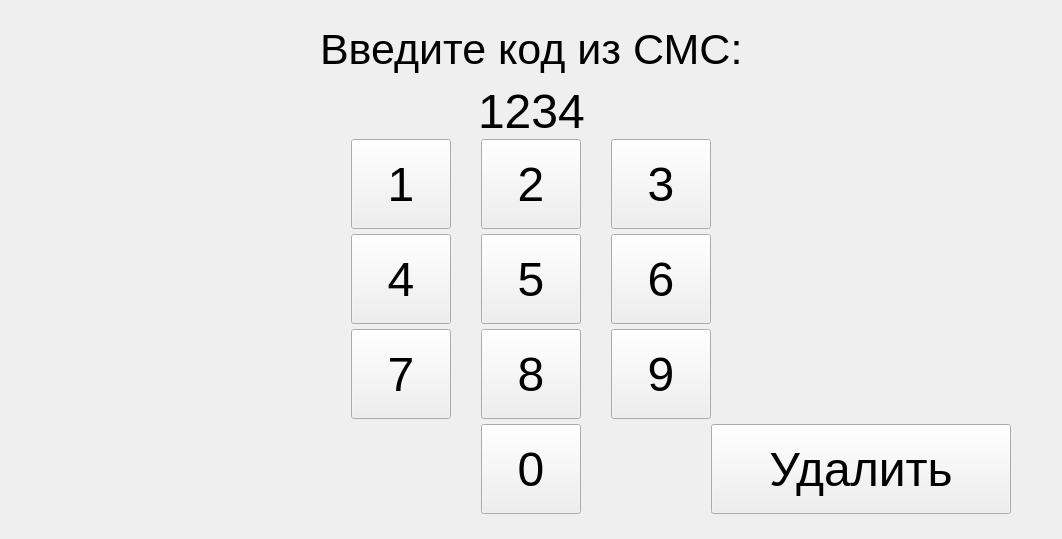
      <widget class="QWidget" name="pageCodeInput">
       <layout class="QVBoxLayout" name="verticalLayout_5">
        <property name="spacing">
         <number>0</number>
        </property>
        <property name="topMargin">
         <number>5</number>
        </property>
        <property name="bottomMargin">
         <number>5</number>
        </property>
        <item>
         <spacer name="verticalSpacer_6">
          <property name="orientation">
           <enum>Qt::Vertical</enum>
          </property>
          <property name="sizeHint" stdset="0">
           <size>
            <width>20</width>
            <height>20</height>
           </size>
          </property>
         </spacer>
        </item>
        <item>
         <layout class="QHBoxLayout" name="horizontalLayout_11">
          <property name="spacing">
           <number>0</number>
          </property>
          <item>
           <spacer name="horizontalSpacer_18">
            <property name="orientation">
             <enum>Qt::Horizontal</enum>
            </property>
            <property name="sizeHint" stdset="0">
             <size>
              <width>40</width>
              <height>20</height>
             </size>
            </property>
           </spacer>
          </item>
          <item>
           <widget class="QLabel" name="pageCodeInput_header">
            <property name="font">
             <font>
              <family>Segoe UI</family>
              <pointsize>32</pointsize>
             </font>
            </property>
            <property name="text">
             <string>Введите код из СМС:</string>
            </property>
           </widget>
          </item>
          <item>
           <spacer name="horizontalSpacer_19">
            <property name="orientation">
             <enum>Qt::Horizontal</enum>
            </property>
            <property name="sizeHint" stdset="0">
             <size>
              <width>40</width>
              <height>20</height>
             </size>
            </property>
           </spacer>
          </item>
         </layout>
        </item>
        <item>
         <spacer name="verticalSpacer_7">
          <property name="orientation">
           <enum>Qt::Vertical</enum>
          </property>
          <property name="sizeType">
           <enum>QSizePolicy::Maximum</enum>
          </property>
          <property name="sizeHint" stdset="0">
           <size>
            <width>20</width>
            <height>10</height>
           </size>
          </property>
         </spacer>
        </item>
        <item>
         <layout class="QHBoxLayout" name="horizontalLayout_12">
          <property name="bottomMargin">
           <number>0</number>
          </property>
          <item>
           <spacer name="horizontalSpacer_20">
            <property name="orientation">
             <enum>Qt::Horizontal</enum>
            </property>
            <property name="sizeHint" stdset="0">
             <size>
              <width>40</width>
              <height>20</height>
             </size>
            </property>
           </spacer>
          </item>
          <item>
           <widget class="QLabel" name="pageCodeInput_code">
            <property name="font">
             <font>
              <family>Segoe UI</family>
              <pointsize>36</pointsize>
             </font>
            </property>
            <property name="text">
             <string>1234</string>
            </property>
           </widget>
          </item>
          <item>
           <spacer name="horizontalSpacer_21">
            <property name="orientation">
             <enum>Qt::Horizontal</enum>
            </property>
            <property name="sizeHint" stdset="0">
             <size>
              <width>40</width>
              <height>20</height>
             </size>
            </property>
           </spacer>
          </item>
         </layout>
        </item>
        <item>
         <layout class="QHBoxLayout" name="horizontalLayout_13">
          <property name="spacing">
           <number>30</number>
          </property>
          <property name="bottomMargin">
           <number>5</number>
          </property>
          <item>
           <spacer name="horizontalSpacer_22">
            <property name="orientation">
             <enum>Qt::Horizontal</enum>
            </property>
            <property name="sizeHint" stdset="0">
             <size>
              <width>40</width>
              <height>20</height>
             </size>
            </property>
           </spacer>
          </item>
          <item>
           <widget class="QPushButton" name="btn_pin_1">
            <property name="sizePolicy">
             <sizepolicy hsizetype="Fixed" vsizetype="Fixed">
              <horstretch>0</horstretch>
              <verstretch>0</verstretch>
             </sizepolicy>
            </property>
            <property name="minimumSize">
             <size>
              <width>100</width>
              <height>90</height>
             </size>
            </property>
            <property name="maximumSize">
             <size>
              <width>100</width>
              <height>90</height>
             </size>
            </property>
            <property name="font">
             <font>
              <family>Segoe UI</family>
              <pointsize>36</pointsize>
             </font>
            </property>
            <property name="text">
             <string>1</string>
            </property>
           </widget>
          </item>
          <item>
           <widget class="QPushButton" name="btn_pin_2">
            <property name="sizePolicy">
             <sizepolicy hsizetype="Fixed" vsizetype="Fixed">
              <horstretch>0</horstretch>
              <verstretch>0</verstretch>
             </sizepolicy>
            </property>
            <property name="minimumSize">
             <size>
              <width>100</width>
              <height>90</height>
             </size>
            </property>
            <property name="maximumSize">
             <size>
              <width>100</width>
              <height>90</height>
             </size>
            </property>
            <property name="font">
             <font>
              <family>Segoe UI</family>
              <pointsize>36</pointsize>
             </font>
            </property>
            <property name="text">
             <string>2</string>
            </property>
           </widget>
          </item>
          <item>
           <widget class="QPushButton" name="btn_pin_3">
            <property name="sizePolicy">
             <sizepolicy hsizetype="Fixed" vsizetype="Fixed">
              <horstretch>0</horstretch>
              <verstretch>0</verstretch>
             </sizepolicy>
            </property>
            <property name="minimumSize">
             <size>
              <width>100</width>
              <height>90</height>
             </size>
            </property>
            <property name="maximumSize">
             <size>
              <width>100</width>
              <height>90</height>
             </size>
            </property>
            <property name="font">
             <font>
              <family>Segoe UI</family>
              <pointsize>36</pointsize>
             </font>
            </property>
            <property name="text">
             <string>3</string>
            </property>
           </widget>
          </item>
          <item>
           <spacer name="horizontalSpacer_23">
            <property name="orientation">
             <enum>Qt::Horizontal</enum>
            </property>
            <property name="sizeHint" stdset="0">
             <size>
              <width>40</width>
              <height>20</height>
             </size>
            </property>
           </spacer>
          </item>
         </layout>
        </item>
        <item>
         <layout class="QHBoxLayout" name="horizontalLayout_14">
          <property name="spacing">
           <number>30</number>
          </property>
          <property name="bottomMargin">
           <number>5</number>
          </property>
          <item>
           <spacer name="horizontalSpacer_24">
            <property name="orientation">
             <enum>Qt::Horizontal</enum>
            </property>
            <property name="sizeHint" stdset="0">
             <size>
              <width>40</width>
              <height>20</height>
             </size>
            </property>
           </spacer>
          </item>
          <item>
           <widget class="QPushButton" name="btn_pin_4">
            <property name="sizePolicy">
             <sizepolicy hsizetype="Fixed" vsizetype="Fixed">
              <horstretch>0</horstretch>
              <verstretch>0</verstretch>
             </sizepolicy>
            </property>
            <property name="minimumSize">
             <size>
              <width>100</width>
              <height>90</height>
             </size>
            </property>
            <property name="maximumSize">
             <size>
              <width>100</width>
              <height>90</height>
             </size>
            </property>
            <property name="font">
             <font>
              <family>Segoe UI</family>
              <pointsize>36</pointsize>
             </font>
            </property>
            <property name="text">
             <string>4</string>
            </property>
           </widget>
          </item>
          <item>
           <widget class="QPushButton" name="btn_pin_5">
            <property name="sizePolicy">
             <sizepolicy hsizetype="Fixed" vsizetype="Fixed">
              <horstretch>0</horstretch>
              <verstretch>0</verstretch>
             </sizepolicy>
            </property>
            <property name="minimumSize">
             <size>
              <width>100</width>
              <height>90</height>
             </size>
            </property>
            <property name="maximumSize">
             <size>
              <width>100</width>
              <height>90</height>
             </size>
            </property>
            <property name="font">
             <font>
              <family>Segoe UI</family>
              <pointsize>36</pointsize>
             </font>
            </property>
            <property name="text">
             <string>5</string>
            </property>
           </widget>
          </item>
          <item>
           <widget class="QPushButton" name="btn_pin_6">
            <property name="sizePolicy">
             <sizepolicy hsizetype="Fixed" vsizetype="Fixed">
              <horstretch>0</horstretch>
              <verstretch>0</verstretch>
             </sizepolicy>
            </property>
            <property name="minimumSize">
             <size>
              <width>100</width>
              <height>90</height>
             </size>
            </property>
            <property name="maximumSize">
             <size>
              <width>100</width>
              <height>90</height>
             </size>
            </property>
            <property name="font">
             <font>
              <family>Segoe UI</family>
              <pointsize>36</pointsize>
             </font>
            </property>
            <property name="text">
             <string>6</string>
            </property>
           </widget>
          </item>
          <item>
           <spacer name="horizontalSpacer_25">
            <property name="orientation">
             <enum>Qt::Horizontal</enum>
            </property>
            <property name="sizeHint" stdset="0">
             <size>
              <width>40</width>
              <height>20</height>
             </size>
            </property>
           </spacer>
          </item>
         </layout>
        </item>
        <item>
         <layout class="QHBoxLayout" name="horizontalLayout_15">
          <property name="spacing">
           <number>30</number>
          </property>
          <property name="bottomMargin">
           <number>5</number>
          </property>
          <item>
           <spacer name="horizontalSpacer_26">
            <property name="orientation">
             <enum>Qt::Horizontal</enum>
            </property>
            <property name="sizeHint" stdset="0">
             <size>
              <width>40</width>
              <height>20</height>
             </size>
            </property>
           </spacer>
          </item>
          <item>
           <widget class="QPushButton" name="btn_pin_7">
            <property name="sizePolicy">
             <sizepolicy hsizetype="Fixed" vsizetype="Fixed">
              <horstretch>0</horstretch>
              <verstretch>0</verstretch>
             </sizepolicy>
            </property>
            <property name="minimumSize">
             <size>
              <width>100</width>
              <height>90</height>
             </size>
            </property>
            <property name="maximumSize">
             <size>
              <width>100</width>
              <height>90</height>
             </size>
            </property>
            <property name="font">
             <font>
              <family>Segoe UI</family>
              <pointsize>36</pointsize>
             </font>
            </property>
            <property name="text">
             <string>7</string>
            </property>
           </widget>
          </item>
          <item>
           <widget class="QPushButton" name="btn_pin_8">
            <property name="sizePolicy">
             <sizepolicy hsizetype="Fixed" vsizetype="Fixed">
              <horstretch>0</horstretch>
              <verstretch>0</verstretch>
             </sizepolicy>
            </property>
            <property name="minimumSize">
             <size>
              <width>100</width>
              <height>90</height>
             </size>
            </property>
            <property name="maximumSize">
             <size>
              <width>100</width>
              <height>90</height>
             </size>
            </property>
            <property name="font">
             <font>
              <family>Segoe UI</family>
              <pointsize>36</pointsize>
             </font>
            </property>
            <property name="text">
             <string>8</string>
            </property>
           </widget>
          </item>
          <item>
           <widget class="QPushButton" name="btn_pin_9">
            <property name="sizePolicy">
             <sizepolicy hsizetype="Fixed" vsizetype="Fixed">
              <horstretch>0</horstretch>
              <verstretch>0</verstretch>
             </sizepolicy>
            </property>
            <property name="minimumSize">
             <size>
              <width>100</width>
              <height>90</height>
             </size>
            </property>
            <property name="maximumSize">
             <size>
              <width>100</width>
              <height>90</height>
             </size>
            </property>
            <property name="font">
             <font>
              <family>Segoe UI</family>
              <pointsize>36</pointsize>
             </font>
            </property>
            <property name="text">
             <string>9</string>
            </property>
           </widget>
          </item>
          <item>
           <spacer name="horizontalSpacer_27">
            <property name="orientation">
             <enum>Qt::Horizontal</enum>
            </property>
            <property name="sizeHint" stdset="0">
             <size>
              <width>40</width>
              <height>20</height>
             </size>
            </property>
           </spacer>
          </item>
         </layout>
        </item>
        <item>
         <layout class="QHBoxLayout" name="horizontalLayout_16">
          <property name="spacing">
           <number>30</number>
          </property>
          <property name="bottomMargin">
           <number>0</number>
          </property>
          <item>
           <spacer name="horizontalSpacer_28">
            <property name="orientation">
             <enum>Qt::Horizontal</enum>
            </property>
            <property name="sizeHint" stdset="0">
             <size>
              <width>40</width>
              <height>20</height>
             </size>
            </property>
           </spacer>
          </item>
          <item>
           <spacer name="horizontalSpacer_32">
            <property name="orientation">
             <enum>Qt::Horizontal</enum>
            </property>
            <property name="sizeType">
             <enum>QSizePolicy::Fixed</enum>
            </property>
            <property name="sizeHint" stdset="0">
             <size>
              <width>330</width>
              <height>20</height>
             </size>
            </property>
           </spacer>
          </item>
          <item>
           <spacer name="horizontalSpacer_30">
            <property name="orientation">
             <enum>Qt::Horizontal</enum>
            </property>
            <property name="sizeType">
             <enum>QSizePolicy::Fixed</enum>
            </property>
            <property name="sizeHint" stdset="0">
             <size>
              <width>100</width>
              <height>20</height>
             </size>
            </property>
           </spacer>
          </item>
          <item>
           <widget class="QPushButton" name="btn_pin_0">
            <property name="sizePolicy">
             <sizepolicy hsizetype="Fixed" vsizetype="Fixed">
              <horstretch>0</horstretch>
              <verstretch>0</verstretch>
             </sizepolicy>
            </property>
            <property name="minimumSize">
             <size>
              <width>100</width>
              <height>90</height>
             </size>
            </property>
            <property name="maximumSize">
             <size>
              <width>100</width>
              <height>90</height>
             </size>
            </property>
            <property name="font">
             <font>
              <family>Segoe UI</family>
              <pointsize>36</pointsize>
             </font>
            </property>
            <property name="text">
             <string>0</string>
            </property>
           </widget>
          </item>
          <item>
           <spacer name="horizontalSpacer_31">
            <property name="orientation">
             <enum>Qt::Horizontal</enum>
            </property>
            <property name="sizeType">
             <enum>QSizePolicy::Fixed</enum>
            </property>
            <property name="sizeHint" stdset="0">
             <size>
              <width>100</width>
              <height>20</height>
             </size>
            </property>
           </spacer>
          </item>
          <item>
           <widget class="QPushButton" name="btn_pin_del">
            <property name="sizePolicy">
             <sizepolicy hsizetype="Fixed" vsizetype="Fixed">
              <horstretch>0</horstretch>
              <verstretch>0</verstretch>
             </sizepolicy>
            </property>
            <property name="minimumSize">
             <size>
              <width>300</width>
              <height>90</height>
             </size>
            </property>
            <property name="maximumSize">
             <size>
              <width>300</width>
              <height>90</height>
             </size>
            </property>
            <property name="font">
             <font>
              <family>Segoe UI</family>
              <pointsize>36</pointsize>
             </font>
            </property>
            <property name="text">
             <string>Удалить</string>
            </property>
           </widget>
          </item>
          <item>
           <spacer name="horizontalSpacer_29">
            <property name="orientation">
             <enum>Qt::Horizontal</enum>
            </property>
            <property name="sizeHint" stdset="0">
             <size>
              <width>40</width>
              <height>20</height>
             </size>
            </property>
           </spacer>
          </item>
         </layout>
        </item>
        <item>
         <spacer name="verticalSpacer_8">
          <property name="orientation">
           <enum>Qt::Vertical</enum>
          </property>
          <property name="sizeHint" stdset="0">
           <size>
            <width>20</width>
            <height>20</height>
           </size>
          </property>
         </spacer>
        </item>
       </layout>
      </widget>
